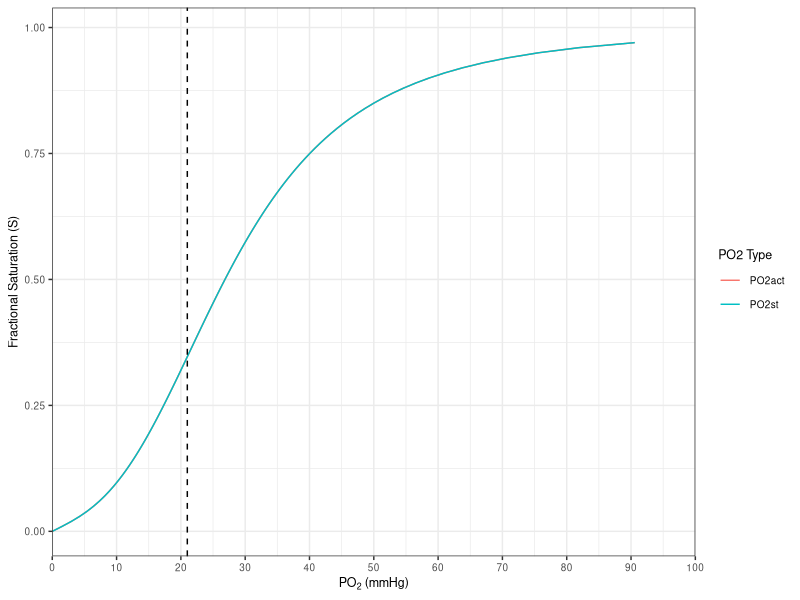

R code for this plot:
#                        Mass Balance and FICK's PRINCIPLE 
################################################################################
# Oxygen consumption (VO2) = volume of O2 inspired minus volume of O2 expired
calculate_VO2 <- function(VI, VE, FIO2 = 0.2093, FEO2) {
  # VI: Volume of air inhaled per minute (L/min)
  # VE: Volume of air exhaled per minute (L/min)
  # FIO2: Fraction of oxygen in inspired air (default = 0.2093 for room air)
  # FEO2: Fraction of oxygen in expired air
  VO2 <- (VI * FIO2) - (VE * FEO2)
  return(VO2)
}

# Example usage:
 calculate_VO2(VI = 50, VE = 45, FEO2 = 0.17)


 
# References: 
# [1]
# Fick, Adolf. 1870. Ueber die Messung des Blutquantums in den Herzventrikeln. 
# Sitzungsberichte der Physikalisch-Medizinischen Gesellschaft zu Würzburg: 16 

# Function to calculate oxygen consumption (VO2) using the Fick principle
calculate_VO2 <- function(Q = 5000, CaO2 = 20, CvO2 = 15) {
  # Convert oxygen content from per 100 mL blood to per mL blood
  CaO2_mL_per_mL <- CaO2 / 100
  CvO2_mL_per_mL <- CvO2 / 100
  
  # Calculate VO2 in mL O2 per minute & Return the result
  VO2 <- Q * (CaO2_mL_per_mL - CvO2_mL_per_mL)
  return(VO2) 
}

# Call the function 
VO2 <- calculate_VO2(Q = 5000, CaO2 = 20, CvO2 = 10) 

# Display the result
cat("Oxygen consumption (VO2) is", VO2, "mL O2 per minute\n")




                            # Severinghaus Equations 
################################################################################
# References:
# [1]
# Severinghaus JW. Simple, accurate equations for human blood O2 dissociation computations. 
# J Appl Physiol 46: 599–602, 1979. doi: 10.1152/jappl.1979.46.3.599.

# [2]
# Ellis RK. Determination of PO2 from saturation. J Appl Physiol 67: 902–902, 1989. 
# doi: 10.1152/jappl.1989.67.2.902.

# Calculating fractional oxyhemoglobin saturation (S) from partial pressure of O2 (pO2 in mmHg)
calc_O2_sat <- function(pO2 = 100) {
  saturation <- (((pO2 ^ 3 + 150 * pO2) ^ -1 * 23400) + 1) ^ -1
  return(saturation)
}

calc_O2_sat()

# Above equation can be inverted to calculate pO2 from fractional O2 saturation 
calc_pO2 <- function(S = 0.36) {
  A <- 11700 * (S^-1 - 1)^-1
  B <- (50^3 + A^2)^0.5
  PO2st <- (B + A)^(1/3) - (B - A)^(1/3)
  return(PO2st)
}

calc_pO2() 

# Calculating O2 content based on pO2, and Hb where the saturation equation ist nested
calc_O2_cont <- function(pO2 = 100, Hb = 15) {
  # Calculate O2 content in mL O2 per dL blood
  O2_content <- (1.34 * Hb * ((((pO2 ^ 3 + 150 * pO2) ^ -1 * 23400) + 1) ^ -1)) + (0.0031 * pO2)
  return(O2_content)
}

calc_O2_cont()



#                              Severinghaus Model 
################################################################################
# [1]
# Severinghaus, J.W., 1979. Simple, accurate equations for human blood O2 
# dissociation computations. J. Appl. Physiol. 46, 599–602.
# https://doi.org/10.1152/jappl.1979.46.3.599

# [2]
# Ellis, R.K., 1989. Determination of PO2 from saturation. 
# J. Appl. Physiol. 67, 902–902. https://doi.org/10.1152/jappl.1989.67.2.902

# [3]
# Okada, Y., Tyuma, I., Sugimoto, T., 1977. Evaluation of Severinghaus’ Equation 
# and Its Modification for 2, 3-Dpg. Jpn. J. Physiol. 27, 135–144. 
# https://doi.org/10.2170/jjphysiol.27.135

# [4]
# Mairbäurl, H., Weber, R.E., 2012. Oxygen transport by hemoglobin. 
# Compr. Physiol. 2, 1463–1489. https://doi.org/10.1002/cphy.c080113

# Required libraries to run the code 
library(ggplot2)

S <- seq(0, 1, 0.01)

# Reference [1]
Severinghaus_S <- function(x){ (((x^3 + 150*x)^-1 * 23400) + 1)^-1 }

# Note that S must be calculated as fractional saturation not percentage.
# Reference [2] used this modification as it avoids problems with log function in R 
Severinghaus_PO2st <- function(S) {
  A <- 11700 * (S^-1 - 1)^-1
  B <- (50^3 + A^2)^0.5
  PO2st <- (B + A)^(1/3) - (B - A)^(1/3)
  return(PO2st)
}

PO2st <- Severinghaus_PO2st(S)

# Conditions that can be changed
P50  <- 26.86 # Okkada P50 of standard blood = 27.1 but Severingahus = 26.86
pH   <- 7.4  # Standard 7.4
Temp <- 37.0 # Standard 37
BE   <- 0    # Standard 0 ?
DPG  <- 0.8592593 # accoreding to table 1 Okada 1.02 is norm. human blood with P50=27.1

# Reference [3]
logP50 <- log(P50) + 0.48*(7.4-pH) + 0.024*(Temp-37) + 0.0013*BE + (0.135*DPG)-0.116

# Reference [4] revert log with exp() and store observed P50 value as P50obs
P50obs <- exp(logP50)
PO2act <- PO2st * P50obs / 26.86

curves <- data.frame(S, PO2act, PO2st)[complete.cases(S, PO2act, PO2st), ]

# Plotting both PO2act and PO2st on the x-axis and S on the y-axis
ggplot(curves, aes(x = PO2act, y = S)) +
  geom_line(aes(color = "PO2act")) +
  geom_line(aes(x = PO2st, color = "PO2st")) +
  ylab("Fractional Saturation (S)") +
  xlab("Partial Pressure of Oxygen (PO2)") +
  labs(color = "PO2 Type") +
  scale_x_continuous(
    name = expression("PO"[2] * " (mmHg)"),
    breaks = seq(0, 100, 10),
    limits = c(0, 100),
    expand = c(0, 0)
  ) +
  geom_vline(xintercept = 21, linetype = "dashed", color = "black") +
  theme_bw() +
  theme(text = element_text(size = 9))



# Function to calculate the default DPG value
calculate_default_dpg <- function() {
  # Standard P50 in Severinghaus' framework
  P50_standard <- 26.86
  
  # Solve for DPG where logP50 matches log(26.86)
  default_logP50 <- log(P50_standard)
  DPG_default <- (default_logP50 - log(26.86) - 0.48 * (7.4 - 7.4) - 0.024 * (37 - 37) - 0.0013 * 0 + 0.116) / 0.135
  return(DPG_default)
}

# Compute the default DPG
default_DPG <- calculate_default_dpg()
default_DPG # which is simply 0.116/0.135





#                         Henderson Hasselblach Equation 
################################################################################
# Function to calculate pH using the Henderson-Hasselbalch equation
calculate_pH <- function(pKa, A_minus_conc, HA_conc) {
  # Check that concentrations are positive
  if (A_minus_conc <= 0 || HA_conc <= 0) {
    stop("Concentrations must be positive values.")
  }
  
  # Calculate the ratio [A-]/[HA]
  ratio <- A_minus_conc / HA_conc
  
  # Calculate pH
  pH <- pKa + log10(ratio)
  
  return(pH)
}

# Given values
pKa <- 4.76
A_minus_conc <- 0.1  # [CH3COOm]
HA_conc <- 0.1       # [CH3COOH]

# Calculate pH
pH_value <- calculate_pH(pKa, A_minus_conc, HA_conc)

# Display the result
cat("The pH of the buffer solution is:", pH_value, "\n")


